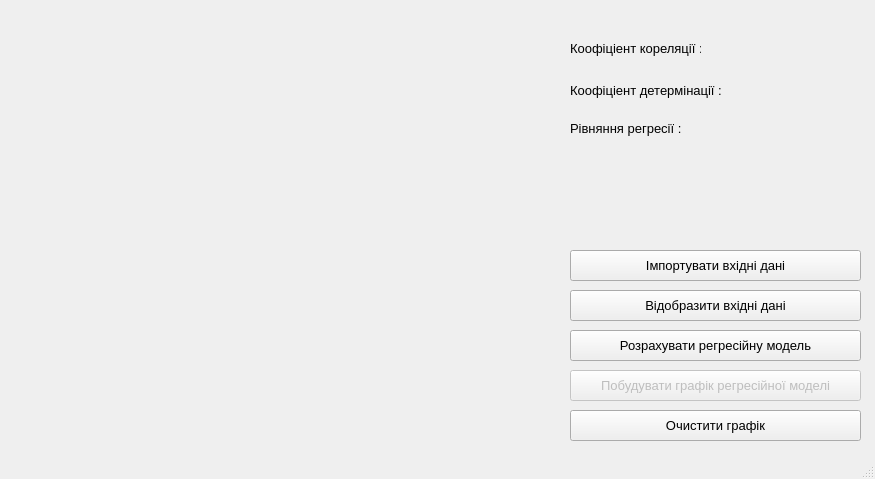
<?xml version="1.0" encoding="UTF-8"?>
<ui version="4.0">
 <class>MainWindow</class>
 <widget class="QMainWindow" name="MainWindow">
  <property name="geometry">
   <rect>
    <x>0</x>
    <y>0</y>
    <width>875</width>
    <height>479</height>
   </rect>
  </property>
  <property name="windowTitle">
   <string>MainWindow</string>
  </property>
  <widget class="QWidget" name="centralWidget">
   <widget class="QCustomPlot" name="Grafick" native="true">
    <property name="geometry">
     <rect>
      <x>10</x>
      <y>10</y>
      <width>541</width>
      <height>441</height>
     </rect>
    </property>
   </widget>
   <widget class="QPushButton" name="Button_build">
    <property name="enabled">
     <bool>false</bool>
    </property>
    <property name="geometry">
     <rect>
      <x>570</x>
      <y>370</y>
      <width>291</width>
      <height>31</height>
     </rect>
    </property>
    <property name="font">
     <font>
      <pointsize>10</pointsize>
     </font>
    </property>
    <property name="text">
     <string>Побудувати графік регресійної моделі</string>
    </property>
   </widget>
   <widget class="QPushButton" name="Button_points">
    <property name="geometry">
     <rect>
      <x>570</x>
      <y>290</y>
      <width>291</width>
      <height>31</height>
     </rect>
    </property>
    <property name="font">
     <font>
      <pointsize>10</pointsize>
     </font>
    </property>
    <property name="text">
     <string>Відобразити вхідні дані</string>
    </property>
   </widget>
   <widget class="QPushButton" name="Button_clear">
    <property name="geometry">
     <rect>
      <x>570</x>
      <y>410</y>
      <width>291</width>
      <height>31</height>
     </rect>
    </property>
    <property name="font">
     <font>
      <pointsize>10</pointsize>
     </font>
    </property>
    <property name="text">
     <string>Очистити графік</string>
    </property>
   </widget>
   <widget class="QLabel" name="label">
    <property name="geometry">
     <rect>
      <x>570</x>
      <y>40</y>
      <width>131</width>
      <height>16</height>
     </rect>
    </property>
    <property name="font">
     <font>
      <pointsize>10</pointsize>
     </font>
    </property>
    <property name="text">
     <string>Коофіціент кореляції :</string>
    </property>
   </widget>
   <widget class="QLabel" name="label_2">
    <property name="geometry">
     <rect>
      <x>570</x>
      <y>80</y>
      <width>151</width>
      <height>21</height>
     </rect>
    </property>
    <property name="font">
     <font>
      <pointsize>10</pointsize>
     </font>
    </property>
    <property name="text">
     <string>Коофіціент детермінації :</string>
    </property>
   </widget>
   <widget class="QLabel" name="label_3">
    <property name="geometry">
     <rect>
      <x>570</x>
      <y>120</y>
      <width>121</width>
      <height>16</height>
     </rect>
    </property>
    <property name="font">
     <font>
      <pointsize>10</pointsize>
     </font>
    </property>
    <property name="text">
     <string>Рівняння регресії : </string>
    </property>
   </widget>
   <widget class="QLabel" name="label_4">
    <property name="geometry">
     <rect>
      <x>710</x>
      <y>40</y>
      <width>71</width>
      <height>16</height>
     </rect>
    </property>
    <property name="font">
     <font>
      <pointsize>10</pointsize>
     </font>
    </property>
    <property name="text">
     <string/>
    </property>
   </widget>
   <widget class="QLabel" name="label_5">
    <property name="geometry">
     <rect>
      <x>730</x>
      <y>80</y>
      <width>81</width>
      <height>16</height>
     </rect>
    </property>
    <property name="font">
     <font>
      <pointsize>10</pointsize>
     </font>
    </property>
    <property name="text">
     <string/>
    </property>
   </widget>
   <widget class="QLabel" name="label_6">
    <property name="geometry">
     <rect>
      <x>690</x>
      <y>120</y>
      <width>191</width>
      <height>16</height>
     </rect>
    </property>
    <property name="font">
     <font>
      <pointsize>10</pointsize>
     </font>
    </property>
    <property name="text">
     <string/>
    </property>
   </widget>
   <widget class="QPushButton" name="Button_calculate">
    <property name="geometry">
     <rect>
      <x>570</x>
      <y>330</y>
      <width>291</width>
      <height>31</height>
     </rect>
    </property>
    <property name="font">
     <font>
      <pointsize>10</pointsize>
     </font>
    </property>
    <property name="text">
     <string>Розрахувати регресійну модель</string>
    </property>
   </widget>
   <widget class="QPushButton" name="Button_input">
    <property name="geometry">
     <rect>
      <x>570</x>
      <y>250</y>
      <width>291</width>
      <height>31</height>
     </rect>
    </property>
    <property name="font">
     <font>
      <pointsize>10</pointsize>
     </font>
    </property>
    <property name="text">
     <string>Імпортувати вхідні дані</string>
    </property>
   </widget>
  </widget>
  <widget class="QStatusBar" name="statusBar"/>
 </widget>
 <layoutdefault spacing="6" margin="11"/>
 <customwidgets>
  <customwidget>
   <class>QCustomPlot</class>
   <extends>QWidget</extends>
   <header>qcustomplot.h</header>
   <container>1</container>
  </customwidget>
 </customwidgets>
 <resources/>
 <connections/>
</ui>
